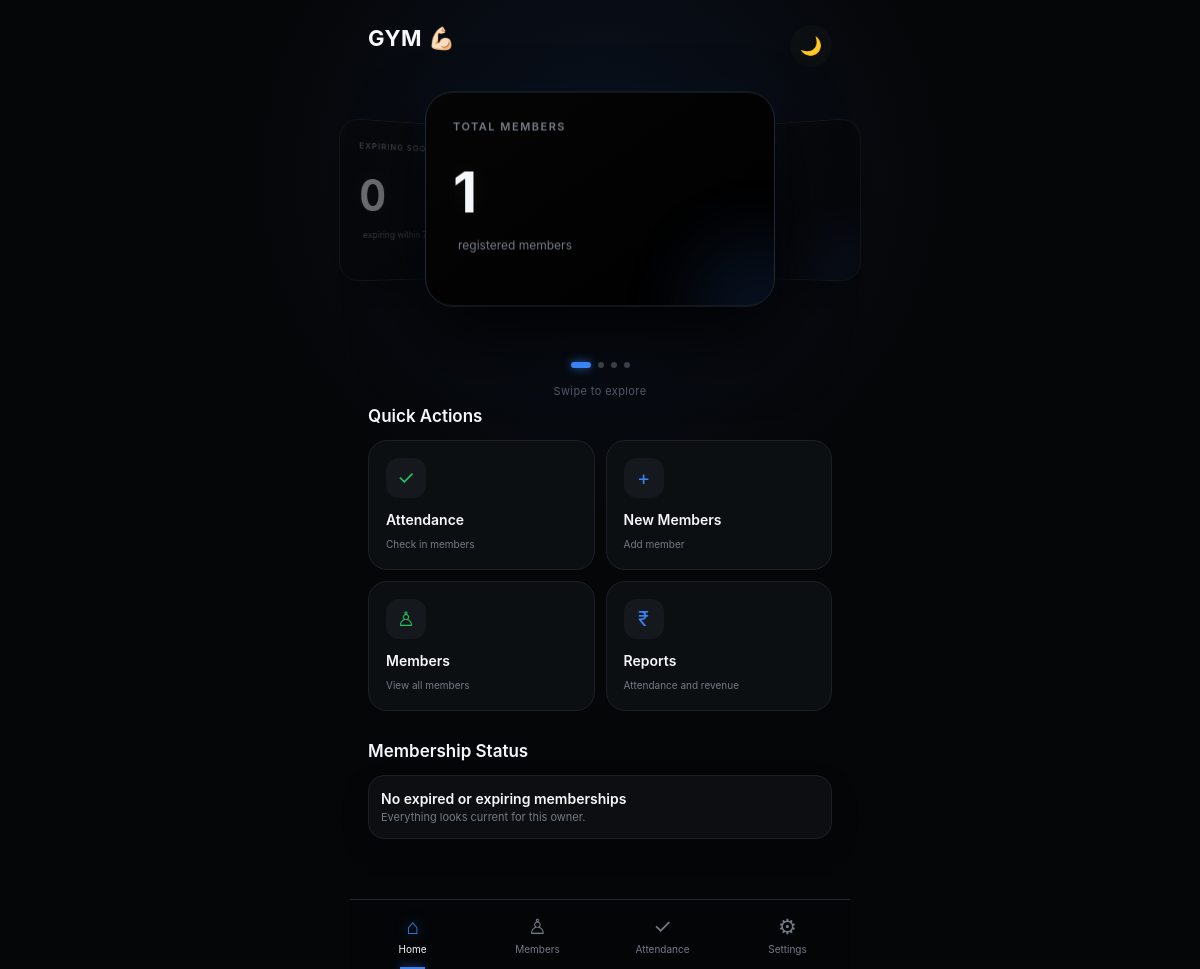
The page / (signed in) on the database as committed earlier.
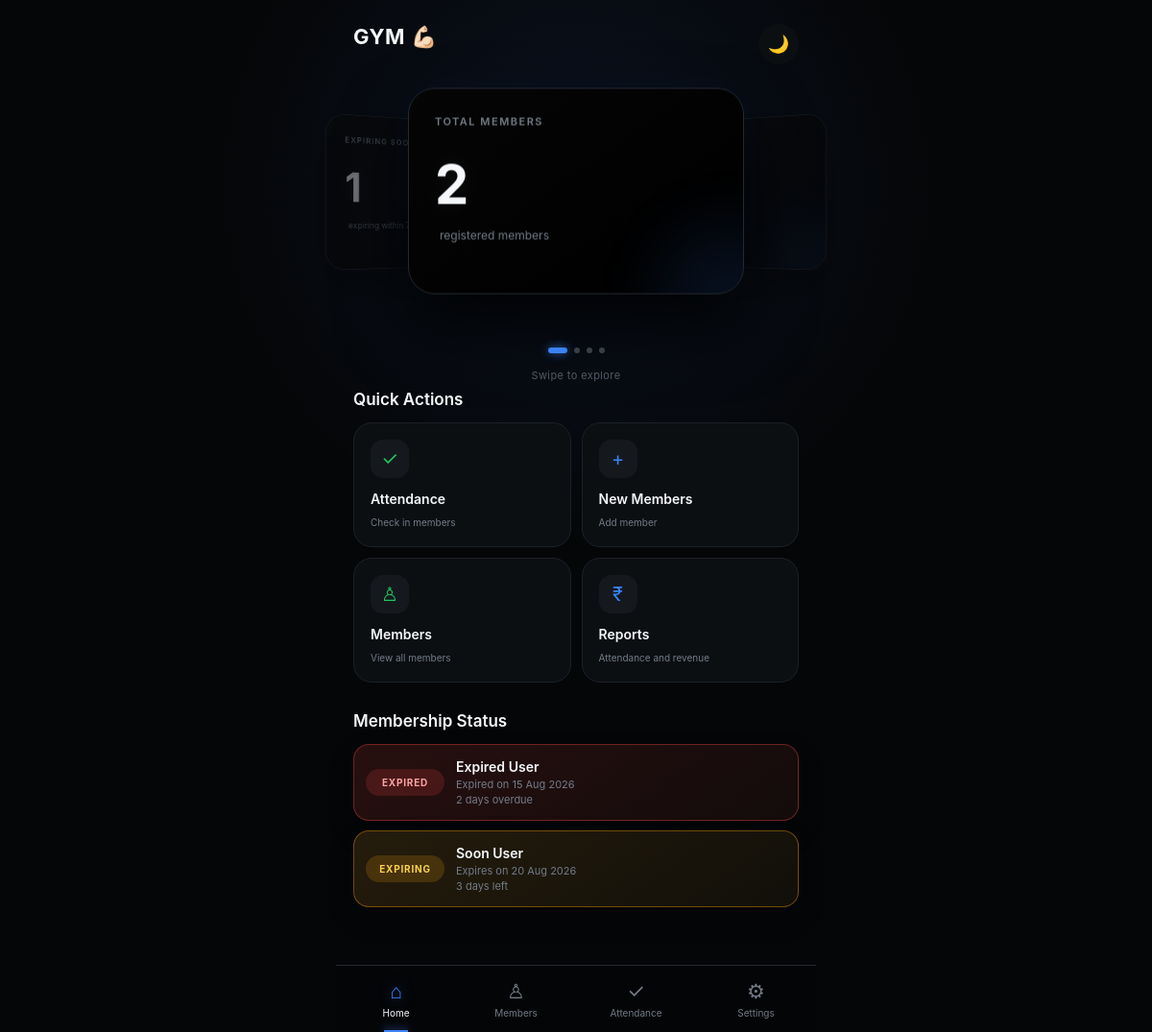
The same page on the database as committed later.
### models.py (models this page shows, shortened)
class Member(db.Model):
    __tablename__ = "member"
    id = db.Column(db.Integer, primary_key=True)
    owner_id = db.Column(
        db.Integer,
        db.ForeignKey("gym_owner.id"),
        nullable=False,
        index=True
    )
    name = db.Column(db.String(100), nullable=False)
    address = db.Column(db.String(150), nullable=False)
    phone = db.Column(db.String(15), nullable=False)
    join_date = db.Column(db.Date, nullable=False)
    notes = db.Column(db.Text)
    active = db.Column(db.Boolean, default=True)
    current_plan_id = db.Column(
        db.Integer,
        db.ForeignKey("membership_plan.id")
    )
    current_plan = db.relationship("MembershipPlan", foreign_keys=[current_plan_id])
    membership_start = db.Column(db.Date)
    membership_expiry = db.Column(db.Date)
    memberships = db.relationship(
        "Membership",
        backref="member",
        lazy=True,
        cascade="all, delete-orphan"
    )
    attendance = db.relationship(
        "Attendance",
        backref="member",
        lazy=True,
        cascade="all, delete-orphan"
    )
    __table_args__ = (
        db.UniqueConstraint(
            "owner_id",
            "name",
            name="uq_owner_member_name"
        ),
    )

### routes/members.py (the view)
@members_bp.route("/")
def index():
    if current_user.is_authenticated:
        today = date.today()
        month_start = today.replace(day=1)
        total_members = Member.query.filter_by(owner_id=current_user.id).count()
        monthly_revenue = db.session.query(func.sum(Membership.amount_paid)).join(Member).filter(
            Member.owner_id == current_user.id,
            Membership.payment_date >= month_start,
            Membership.payment_date <= today,
        ).scalar() or 0
        today_attendance = Attendance.query.join(Member).filter(
            Member.owner_id == current_user.id,
            Attendance.attendance_date == today,
        ).count()
        expired_members = Member.query.filter(
            Member.owner_id == current_user.id,
            Member.membership_expiry < today,
        ).order_by(Member.membership_expiry.asc(), Member.name.asc()).all()
        expiring_soon = Member.query.filter(
            Member.owner_id == current_user.id,
            Member.active.is_(True),
            Member.membership_expiry >= today,
            Member.membership_expiry <= today + relativedelta(days=7),
        ).order_by(Member.membership_expiry.asc(), Member.name.asc()).all()
        return render_template(
            "home.html", active_page="home", total_members=total_members,
            monthly_revenue=monthly_revenue, today_attendance=today_attendance,
            expiring_soon=len(expiring_soon), expired_members=expired_members,
            expiring_members=expiring_soon, today=today,
        )
    return render_template("index.html")

### main.py (called while the page is built)
def create_app():
    app = Flask(__name__)
    app.secret_key = "ppp"
    app.config["SQLALCHEMY_DATABASE_URI"] = "sqlite:///gym.db"
    app.config["SQLALCHEMY_TRACK_MODIFICATIONS"] = False
    db.init_app(app)
    login_manager = LoginManager()
    login_manager.init_app(app)
    login_manager.login_view = "auth.login"
    @login_manager.user_loader
    def load_user(user_id):
        return db.session.get(GymOwner, int(user_id))
    from routes.admin import admin_bp
    from routes.auth import auth_bp
    from routes.members import members_bp
    from routes.settings import settings_bp
    app.register_blueprint(auth_bp)
    app.register_blueprint(members_bp)
    app.register_blueprint(settings_bp)
    app.register_blueprint(admin_bp)
    return app

### templates/home.html (shortened to what this page needs)
{% extends "components/base.html" %}
{% block head%}
<link rel="stylesheet" href="{{ url_for('static', filename='css/home.css') }}">
{% endblock %}
{% block body %}
<header class="header">
  <h1>GYM 💪🏻</h1>
  <button id="themeBtn" onclick="toggleTheme()">🌙</button>
</header>
<section class="showcase" id="showcase">
  <div class="showcase-stage">
    <div class="stat-card active">
      <div class="stat-label">TOTAL MEMBERS</div>
      <div class="stat-number">{{total_members}}</div>
      <div class="stat-growth green">
        <span> registered members </span>
      </div>
    </div>
    <div class="stat-card">
      <div class="stat-label">MONTHLY REVENUE</div>
      <div class="stat-number">₹{{ monthly_revenue }}</div>
      <div class="stat-growth green">
        <span> payments this month </span>
      </div>
    </div>
    <div class="stat-card">
      <div class="stat-label">EXPIRING SOON</div>
      <div class="stat-number">{{ expiring_soon }}</div>
      <div class="stat-growth green">
        <span> expiring within 7 days </span>
      </div>
    </div>
  </div>
  <div class="showcase-dots">
    <span class="dot active"></span>
    <span class="dot"></span>
    <span class="dot"></span>
    <span class="dot"></span>
  </div>
  <p class="swipe-hint">Swipe to explore</p>
</section>
<section class="quick-section">
  <div class="section-title">
    <h2>Quick Actions</h2>
  </div>
  <div class="actions">
    <a href="attendance" class="action-card">
      <div class="icon green-icon">✓</div>
      <div>
        <span> Attendance </span>
        <small> Check in members </small>
      </div>
    </a>
    <a class="action-card" href="/add_member">
      <div class="icon blue-icon">+</div>
      <div>
        <span> New Members </span>
        <small> Add member </small>
      </div>
    </a>
    <a href="{{ url_for('members.members') }}" class="action-card">
      <div class="icon green-icon">♙</div>
      <div>
        <span> Members </span>
        <small> View all members </small>
      </div>
    </a>
    <a href="{{ url_for('members.reports') }}" class="action-card">
      <div class="icon blue-icon">₹</div>
      <div>
        <span> Reports </span>
        <small> Attendance and revenue </small>
      </div>
    </a>
  </div>
</section>
<section class="status-section">
  <div class="section-title">
    <h2>Membership Status</h2>
  </div>
  {% if expired_members or expiring_members %}
  <div class="status-list">
    {% for member in expired_members %}
    <div class="status-item expired">
      <div class="status-badge expired">Expired</div>
      <div class="status-body">
        <strong>{{ member.name }}</strong>
        <small>Expired on {{ member.membership_expiry.strftime('%d %b %Y') if member.membership_expiry else '—' }}</small>
        <p>{{ (today - member.membership_expiry).days }} day{% if (today - member.membership_expiry).days != 1 %}s{% endif %} overdue</p>
      </div>
    </div>
    {% endfor %}
    {% for member in expiring_members %}
    <div class="status-item warning">
      <div class="status-badge warning">Expiring</div>
      <div class="status-body">
        <strong>{{ member.name }}</strong>
        <small>Expires on {{ member.membership_expiry.strftime('%d %b %Y') if member.membership_expiry else '—' }}</small>
        <p>{{ (member.membership_expiry - today).days }} day{% if (member.membership_expiry - today).days != 1 %}s{% endif %} left</p>
      </div>
    </div>
    {% endfor %}
  </div>
  {% else %}
  <div class="status-item empty">
    <div class="status-body">
      <strong>No expired or expiring memberships</strong>
      <p>Everything looks current for this owner.</p>
    </div>
  </div>
  {% endif %}
</section>
{% endblock %}

Rows that differ between the two databases and show on the page:
now on this page (row edited): Member: name "Expired User", membership_expiry "15 Aug 2026", (today-member.membership_expiry).days "2", shown under "Membership Status"
now on this page (row edited): Member: name "Soon User", membership_expiry "20 Aug 2026", (member.membership_expiry-today).days "3"
Other text that changed with them:
{{ total_members }}: "1" → "2"
{{ expiring_soon }}: "0" → "1"
text no longer shown: "No expired or expiring memberships Everything looks current for this owner."
